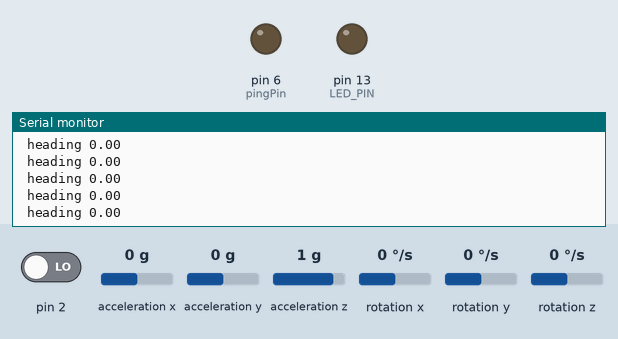
This sketch was run on a simulated Arduino Uno, built with avr-gcc and run on an emulated ATmega328P. On the bench: output pins drawn as LEDs (lit = HIGH), the last lines printed to the serial monitor. The inputs (shaded band) are chosen by the test bench; at power-on: rotation z 0 °/s, acceleration x 0 g, acceleration y 0 g, pin 2 LOW, acceleration z 1 g, rotation x 0 °/s, rotation y 0 °/s. The sensor or clock chip raises its interrupt line as the real part does.

Above: at 1.7 s.
1.8 s: rotation z set to 100 °/s
At 2.4 s:
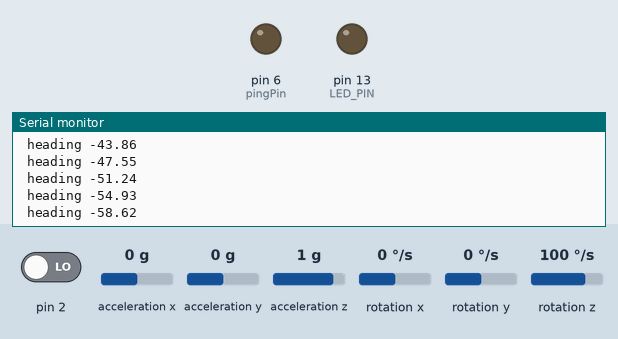
4.8 s: acceleration x set to -1.4 g
At 5.3 s:
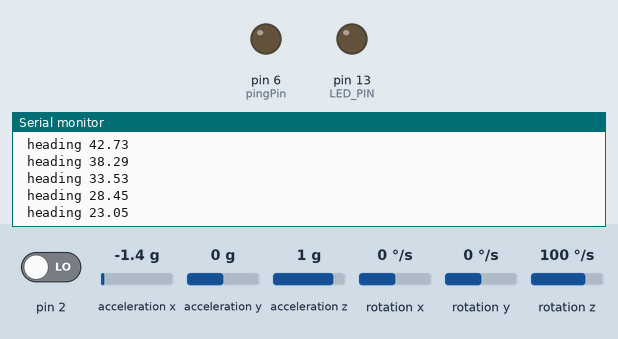
7.8 s: acceleration y set to 1.4 g
At 8.7 s:
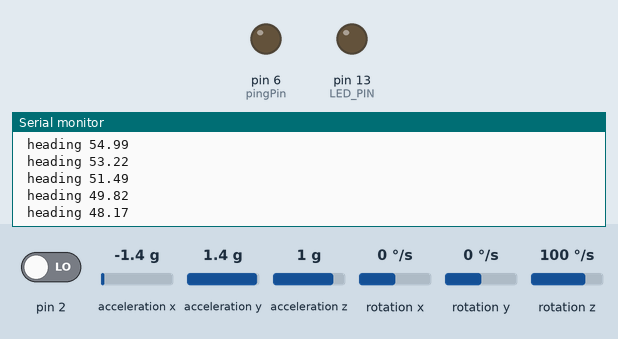
Timing chart, 0 to 10.8 s (numbered marks = the images above; inputs shaded):
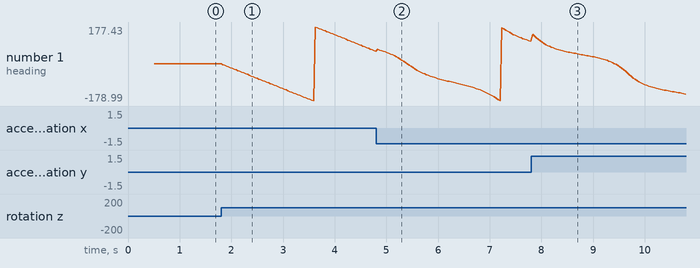

Measured:
- after the input at 1.8 s, the serial monitor: prints a new line at once (image 1)
- plotted number 1: 0 → 60.51 after the input at 1.8 s

The sketch:

MPU6050_DMP6_OFFSET.ino
```cpp
#include "I2Cdev.h"
//#include <TimedAction.h>

#include "MPU6050_6Axis_MotionApps20.h"
#if I2CDEV_IMPLEMENTATION == I2CDEV_ARDUINO_WIRE
#include "Wire.h"
#endif

MPU6050 mpu;
#define OUTPUT_READABLE_YAWPITCHROLL

#define LED_PIN 13 // (Arduino is 13, Teensy is 11, Teensy++ is 6)
bool blinkState = false;

// MPU control/status vars
bool dmpReady = false;  // set true if DMP init was successful
uint8_t mpuIntStatus;   // holds actual interrupt status byte from MPU
uint8_t devStatus;      // return status after each device operation (0 = success, !0 = error)
uint16_t packetSize;    // expected DMP packet size (default is 42 bytes)
uint16_t fifoCount;     // count of all bytes currently in FIFO
uint8_t fifoBuffer[64]; // FIFO storage buffer

// orientation/motion vars
Quaternion q;           // [w, x, y, z]         quaternion container
VectorInt16 aa;         // [x, y, z]            accel sensor measurements
VectorInt16 aaReal;     // [x, y, z]            gravity-free accel sensor measurements
VectorInt16 aaWorld;    // [x, y, z]            world-frame accel sensor measurements
VectorFloat gravity;    // [x, y, z]            gravity vector
float euler[3];         // [psi, theta, phi]    Euler angle container
float ypr[3];           // [yaw, pitch, roll]   yaw/pitch/roll container and gravity vector

// packet structure for InvenSense teapot demo
uint8_t teapotPacket[14] = { '$', 0x02, 0, 0, 0, 0, 0, 0, 0, 0, 0x00, 0x00, '\r', '\n' };


const int pingPin = 6; // Trigger Pin of Ultrasonic Sensor
const int echoPin = 7; // Echo Pin of Ultrasonic Sensor

// ================================================================
// ===               INTERRUPT DETECTION ROUTINE                ===
// ================================================================

volatile bool mpuInterrupt = false;     // indicates whether MPU interrupt pin has gone high
void dmpDataReady() {
  mpuInterrupt = true;
}


// ================================================================
// ===                      INITIAL SETUP                       ===
// ================================================================

void setup() {
  // join I2C bus (I2Cdev library doesn't do this automatically)
#if I2CDEV_IMPLEMENTATION == I2CDEV_ARDUINO_WIRE
  Wire.begin();
  TWBR = 24; // 400kHz I2C clock (200kHz if CPU is 8MHz)
#elif I2CDEV_IMPLEMENTATION == I2CDEV_BUILTIN_FASTWIRE
  Fastwire::setup(400, true);
#endif

  // initialize serial communication
  // (115200 chosen because it is required for Teapot Demo output, but it's
  // really up to you depending on your project)
  Serial.begin(9600);
  while (!Serial); // wait for Leonardo enumeration, others continue immediately

  // NOTE: 8MHz or slower host processors, like the Teensy @ 3.3v or Ardunio
  // Pro Mini running at 3.3v, cannot handle this baud rate reliably due to
  // the baud timing being too misaligned with processor ticks. You must use
  // 38400 or slower in these cases, or use some kind of external separate
  // crystal solution for the UART timer.

  // initialize device
  mpu.initialize();

  // verify connection

  // wait for ready

  while (Serial.available() && Serial.read()); // empty buffer
  //while (!Serial.available());                 // wait for data
  while (Serial.available() && Serial.read()); // empty buffer again

  // load and configure the DMP
  devStatus = mpu.dmpInitialize();

  // supply your own gyro offsets here, scaled for min sensitivity
  mpu.setXGyroOffset(14);
  mpu.setYGyroOffset(-74);
  mpu.setZGyroOffset(-27);
  mpu.setXAccelOffset(-735);
  mpu.setYAccelOffset(1282);
  mpu.setZAccelOffset(516);
  // make sure it worked (returns 0 if so)
  if (devStatus == 0) {
    // turn on the DMP, now that it's ready
    mpu.setDMPEnabled(true);

    // enable Arduino interrupt detection
    //Serial.println(F("Enabling interrupt detection (Arduino external interrupt 0)..."));
    attachInterrupt(0, dmpDataReady, RISING);
    mpuIntStatus = mpu.getIntStatus();

    // set our DMP Ready flag so the main loop() function knows it's okay to use it
    //Serial.println(F("DMP ready! Waiting for first interrupt..."));
    dmpReady = true;

    // get expected DMP packet size for later comparison
    packetSize = mpu.dmpGetFIFOPacketSize();
  } else {
    // ERROR!
    // 1 = initial memory load failed
    // 2 = DMP configuration updates failed
    // (if it's going to break, usually the code will be 1)
    //    Serial.print(F("DMP Initialization failed (code "));
    //    Serial.print(devStatus);
    //    Serial.println(F(")"));
  }

  // configure LED for output
  pinMode(LED_PIN, OUTPUT);

  pinMode(pingPin, OUTPUT);
  pinMode(echoPin, INPUT);
}

// ================================================================
// ===                    MAIN PROGRAM LOOP                     ===
// ================================================================

void loop() {

  getHeading();
  //getClearence();

  Serial.println();
  Serial.flush();
  delay(10);
}

double microsecondsToCentimeters(long microseconds) {
  return (double)microseconds / 29 / 2;
}

void getClearence() {
  double duration, inches, cm;
  digitalWrite(pingPin, LOW);
  delayMicroseconds(2);
  digitalWrite(pingPin, HIGH);
  delayMicroseconds(10);
  digitalWrite(pingPin, LOW);
  duration = pulseIn(echoPin, HIGH);
  cm = microsecondsToCentimeters(duration);
  Serial.print(" clearence_front ");
  Serial.print(cm);
}

void getHeading() {
  // if programming failed, don't try to do anything
  if (!dmpReady) return;

  // reset interrupt flag and get INT_STATUS byte
  mpuInterrupt = false;
  mpuIntStatus = mpu.getIntStatus();

  // get current FIFO count
  fifoCount = mpu.getFIFOCount();

  // check for overflow (this should never happen unless our code is too inefficient)
  if ((mpuIntStatus & 0x10) || fifoCount == 1024) {
    // reset so we can continue cleanly
    mpu.resetFIFO();
    //    Serial.println(F("FIFO overflow!"));

    // otherwise, check for DMP data ready interrupt (this should happen frequently)
  } else if (mpuIntStatus & 0x02) {
    // wait for correct available data length, should be a VERY short wait
    while (fifoCount < packetSize) fifoCount = mpu.getFIFOCount();

    // read a packet from FIFO
    mpu.getFIFOBytes(fifoBuffer, packetSize);

    // track FIFO count here in case there is > 1 packet available
    // (this lets us immediately read more without waiting for an interrupt)
    fifoCount -= packetSize;


#ifdef OUTPUT_READABLE_YAWPITCHROLL
    // display Euler angles in degrees
    mpu.dmpGetQuaternion(&q, fifoBuffer);
    mpu.dmpGetGravity(&gravity, &q);
    mpu.dmpGetYawPitchRoll(ypr, &q, &gravity);
    Serial.print(" heading ");
    Serial.print(ypr[0] * 180 / M_PI);
    //Serial.print("\t");
    //Serial.print(ypr[1] * 180/M_PI);
    //Serial.print("\t");
    //Serial.println(ypr[2] * 180/M_PI);
#endif
  }
}
```
